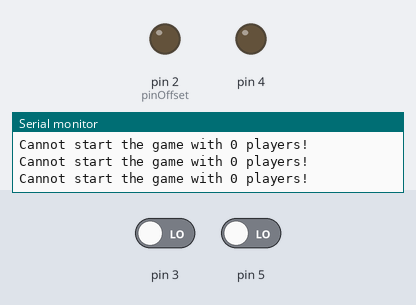
The sketch below on a simulated Arduino Uno, built with avr-gcc and run on an emulated ATmega328P. On the bench: output pins drawn as LEDs (lit = HIGH), the last lines printed to the serial monitor. Dashed ring = blinking. The test bench sets the inputs (shaded band); at power-on: pin 3 LOW, pin 5 LOW.

Above: at 1.4 s.
1.5 s: pin 3 driven HIGH
At 1.63 s:
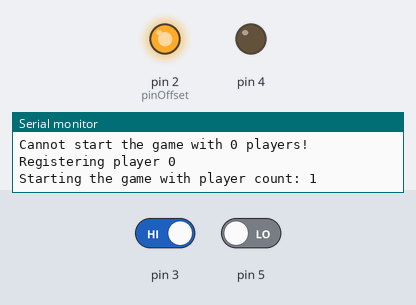
4.5 s: pin 3 driven LOW
At 5.7 s:
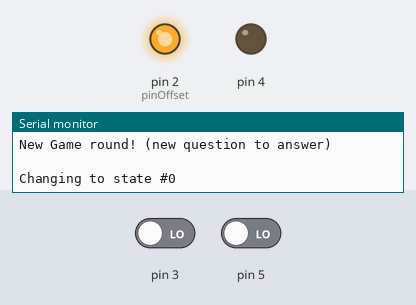
6.0 s: pin 3 driven HIGH and pin 5 driven HIGH
At 6.15 s:
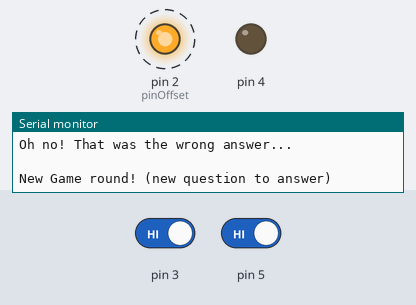
Timing chart, 0 to 13.6 s (numbered marks = the images above; inputs shaded):
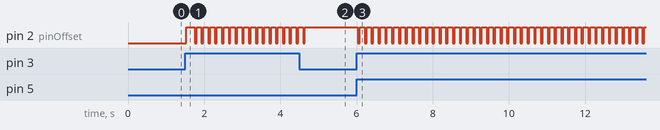

The sketch:

Blink.ino
```cpp
#include "GameManager.h"
#include "UpdateableObject.h"
#include "Arduino.h"
#include "Buzzer.h"

//max number of player is 6 (uses digital pins 2-13, each player need 2 pins)
const int MaxNumberOfPlayers = 2;

Quizzmaster *master = nullptr;
GameManager *GM = nullptr;
Buzzer *buzzer = nullptr;


void setup()
{

    Serial.begin(9600);
    Serial.println(" ");
    Serial.println(F("Performing initial setup......... "));
    Serial.println(" ");
    master = new Quizzmaster(30, 31);
    //buzzer = new Buzzer(13);
    GM = new GameManager(MaxNumberOfPlayers, master);

  GM->Setup();

    Serial.println(" ");
    Serial.println(F("Setup Complete!"));
    Serial.println(" ");
    //Serial.println(" ");

}

void loop()
{
  UpdateableObject::CallUpdates();
  GM->Update();
}
```

Buzzer.cpp
```cpp
#include "Buzzer.h"

Buzzer::Buzzer(uint8_t pin) : IODevice(pin)
{
   pinMode(pin, OUTPUT);
   digitalWrite(pin, LOW);
    Serial.print(F("Registered a Buzzer on pin "));
        Serial.println(pin);
}

void Buzzer::Update()
{
    //Off();
    if (!enabled)
    {
        return;
    }

    if (nextPulse <= millis() && endTime <= millis())
    {
        Flip();
        nextPulse += pulseDelayMS;
        // Serial.println("Buzzer flipping");
        // Serial.println(millis());
        // Serial.println(nextPulse);
    }
}

void Buzzer::Flip()
{
    if(on)
    {
        Off();
    } else
    {
        On();
    }
}

void Buzzer::Off()
{
    digitalWrite(pin, LOW);
    on = false;
}

void Buzzer::On()
{
    digitalWrite(pin, HIGH);
    on = true;
}

void Buzzer::PlayForMS(unsigned long duration)
{
    Enable();
    endTime = millis() + duration;
}
```

Buzzer.h
```cpp
#pragma once
#include "UpdateableObject.h"
#include "IODevice.h"

class Buzzer : public UpdateableObject, IODevice
{
    public:
        Buzzer(uint8_t pinNumber);
        void Update() override;
        void On();
        void Off();
        void Flip();

        //make a sound for a number of miliseconds
        //buzzer is enabled when this functin is called
        void PlayForMS(unsigned long duration);

    private:
        unsigned long nextPulse;
        unsigned long pulseDelayMS = 10;
        unsigned long endTime;
        bool on = false;
};
```

GameManager.cpp
```cpp
#include "GameManager.h"


GameManager::GameManager(int playerCount, Quizzmaster* inMaster)
{
    numberOfPlayers = playerCount;
    master = inMaster;
}

GameManager::GameManager(int playerCount, Quizzmaster* inMaster, Buzzer* inBuzzer)
{
    buzzer = inBuzzer;
    GameManager(playerCount, inMaster);
}

void GameManager::Setup()
{
    //create a pointer for each potential player
    //and store them in the array
    playerArray = new Player*[numberOfPlayers];

        for (int i = 0; i < numberOfPlayers; i++)
        {
            playerArray[i] = new Player(i, playersUsingPullUpResistors);
            playerArray[i]->Enable();
            playerArray[i]->ButtonEnable();
            playerArray[i]->LedOff();
        }

    // state = -1;
    ChangeState(-1);
}

void GameManager::NewRound()
{
        Serial.println(" ");
        Serial.println(F("New Game round! (new question to answer) "));
        Serial.println(" ");
    EnableAllPlayers();

    // state = 0;
    ChangeState(0);
}

void GameManager::EnableAllPlayers()
{
    for (int i = 0; i<numberOfPlayers; i++)
    {
        if (playerArray[i]->active)
        {
            playerArray[i]->Enable();
            playerArray[i]->ButtonEnable();
            playerArray[i]->LedOn();
        }
    }
}

void GameManager::Update()
{
    if          (state == 0)
    {
        WaitingForPlayers();
    } else if   (state == 1)
    {
        WaitingForMaster();
    } else if   (state == -1)
    {
        WaitingForRegistrations();
    }
}

void GameManager::WaitingForPlayers()
{
    //see if any players have pushed their buttons (disabled players will always return false)
    //keep looping until one is pressed
    for (int i = 0; i < numberOfPlayers; i++)
    {
        if (playerArray[i]->ButtonPushed() && playerArray[i]->active)
        {
            AwaitingAnswerFrom(i);
            // state = 1;
            ChangeState(1);
            Serial.println(" ");
            break;
        }
    }
}

void GameManager::AwaitingAnswerFrom(int playerID)
{
    playerAnswering = playerID;
    if(buzzer)
    {
        buzzer->PlayForMS(500);
    }
    DisableAllPlayersLedsExcept(playerAnswering);
    playerArray[playerAnswering]->Blink();
        Serial.println(" ");
        Serial.print(F("Awaiting an answer from player "));
        Serial.println(playerID);
}

void GameManager::DisableAllPlayersLedsExcept(int id)
{
    for ( int i = 0; i < numberOfPlayers; i++)
    {
        if(i != id && playerArray[i]->active)
        {
            playerArray[i]->LedOff();
        }
    }
}

void GameManager::WaitingForMaster()
{
    if (master->No())
    {
            //Serial.println(" ");
            Serial.println(F("Oh no! That was the wrong answer... "));
        playerArray[playerAnswering]->Disable();
        playerArray[playerAnswering]->LedOff();
        ReopenRound();
    } else if (master->Yes())
    {
            Serial.println(F("Correct answer given. Well Done!"));
        NewRound();
    }
}

void GameManager::WaitingForRegistrations()
{
    for ( int i = 0; i < numberOfPlayers; i++)
    {
    //     Serial.print(F("polling player "));
    //     Serial.println(playerArray[i]->name);
        if (playerArray[i]->ButtonPushed())
        {
            Serial.print(F("Registering player "));
            playerArray[i]->active = true;
            playerArray[i]->LedOn();
            playerArray[i]->ButtonDisable();
            Serial.println(i);
        }
    }

    if (master->Yes())
    {
        int activePlayerCount = 0;

        for (int i = 0; i < numberOfPlayers; i++)
        {
            if ( playerArray[i]->active )
            {
                activePlayerCount++;
            }
        }

        if (activePlayerCount == 0)
        {
            Serial.println(F("Cannot start the game with 0 players!"));
            return;
        }
        Serial.print(F("Starting the game with player count: "));
        Serial.println(activePlayerCount);

        //progress to the game state!
        NewRound();
    }
}

void GameManager::ReopenRound()
{
    if(NoActivePlayersRemaining())
    {
        NewRound();
    } else {
        EnableActivePlayersLeds();
        // state = 0;
        ChangeState(0);
            Serial.println(" ");
            Serial.println(F("Reopening round for remaining players "));
            Serial.println(" ");
    }
}

bool GameManager::NoActivePlayersRemaining()
{
    for ( int i = 0; i < numberOfPlayers; i++)
    {
        if ( playerArray[i]->IsEnabled() && playerArray[i]->active )
        {
            return false;
        }
    }
    return true;
}

void GameManager::EnableActivePlayersLeds()
{
    for (int i = 0; i < numberOfPlayers; i++)
    {
        if ( playerArray[i]->IsEnabled() && playerArray[i]->active )
        {
            playerArray[i]->LedOn();
        }
    }
}

void GameManager::ChangeState(int newState)
{
    Serial.print(F("Changing to state #"));
    Serial.println(newState);
    state = newState;
}
```

GameManager.h
```cpp
#pragma once
#include "Player.h"
#include "Quizzmaster.h"
#include "LinkedList.h"
#include "Buzzer.h"

class GameManager
{
    public:
        GameManager(int playerCount, Quizzmaster* master);
        GameManager(int playerCoutn, Quizzmaster* master, Buzzer* buzzer);

        //Run once in Main::Setup -> will be expanded with functionality:
        // - ability to dynamically register players
        void Setup();

        //Runs every Update loop from Main, contains the main logic of the class
        void Update();

        //Launch state 0 with no lockouts
        //Enables all players
        void NewRound();

    protected:
        //
        int numberOfPlayers;
        //holds an entry for each possible player
        Player * * playerArray = nullptr;

        const static bool playersUsingPullUpResistors = false;
        Quizzmaster * master = nullptr;
        Buzzer * buzzer = nullptr;
        //list of pointer to the the player that registerd
        //(the ones that are actually playing)
        LinkedList<Player> playerList;

        // state -1 = waiting for players to hit their buttons to be registered
        // state 0  = waiting for people to buzz (some may be disabled)
        // state 1  = waiting for quizzmaster to respond
        int state;
        void ChangeState(int newState);

        //Loop for setup, waits for players to push their buttons to join the game
        void WaitingForRegistrations();

        //Loop after question has been asked, waiting for players to hit the buttons
        void WaitingForPlayers();

        void AwaitingAnswerFrom(int playerID);

        //Holds the value of the player who hit thier button
        //Used to lock them out if they get the answer wrong
        int playerAnswering;

        //Loop when the question has been answered and awaiting the master's verdict
        void WaitingForMaster();


        //Lock the round (while an answer is being given)
        void LockRound();

        //Lock out a player for the round
        void LockOutPlayer(int playerNumber);

        //Reopen the question (same round)
        void ReopenRound();

        void EnableAllPlayers();
        void DisableAllPlayersLedsExcept(int id);

        //Check if all the players have been disabled this round
        //(to avoid waiting for an answer when onbody can answer)
        bool NoActivePlayersRemaining();

        void EnableActivePlayersLeds();
};
```

IODevice.cpp
```cpp
#include "IODevice.h"

void IODevice::Enable()
{
    enabled = true;
}

void IODevice::Disable()
{
    enabled = false;
}

IODevice::IODevice(uint8_t p)
{
    pin = p;
}
```

IODevice.h
```cpp
#pragma once
#include <Arduino.h>

class IODevice
{
protected:
    uint8_t pin;
    bool enabled = true;
public:
    // virtual void Update();
    IODevice(uint8_t pinNumber);
    IODevice() {};
    void Enable();
    void Disable();
};
```

Led.cpp
```cpp
#include "Led.h"

Led::Led(uint8_t p)  : IODevice(p)
{
    pinMode(pin, OUTPUT);
    Serial.print(F("Registered an LED on pin "));
        Serial.println(p);
    TurnOff();

}

void Led::Update()
{
    if (!enabled)
    {
        TurnOff();
        StopBlink();
        return;
        //Serial.println("Turning off an led... v");
    }
    if(blinking)
    {
        if (nextBlinkChange <= millis())
        {
            Flip();
            nextBlinkChange += blinkDelay;
        }
    }
}

void Led::TurnOn()
{
    digitalWrite(pin, HIGH);
    output = true;
}

void Led::TurnOff()
{
    digitalWrite(pin, LOW);
    output = false;
}

void Led::Flip()
{
    // Serial.println(F("Flipping LED"));
    if(output)
    {
        TurnOff();
    } else
    {
        TurnOn();
    }
}

void Led::On()
{
    TurnOn();
}

void Led::Off()
{
    TurnOff();
}

void Led::Blink(int d, bool startOn)
{
    blinkDelay = d;

    enabled = true;

    if (!blinking)
    {
        if (startOn)
        {
            TurnOn();
        } else
        {
            TurnOff();
        }
    }

    nextBlinkChange = d + millis();
    blinking = true;

    // Serial.print("Set blinking to true      ");
    // Serial.println(d);
}

void Led::StopBlink()
{
    blinking = false;
}
```

Led.h
```cpp
#pragma once
#include "IODevice.h"
#include "UpdateableObject.h"

class Led: public IODevice, public UpdateableObject
{
    public:
        Led(uint8_t pinNumber);
        void Update() override;
        void On();
        void Off();
        void Blink(int delayMS, bool startOn = true);
        void StopBlink();

    protected:
        void TurnOn();
        void TurnOff();
        void Flip();
        bool output;
        bool blinking = false;
        int blinkDelay;
        unsigned long nextBlinkChange;
};
```

LinkedList.h
```cpp
#pragma once
#include "Node.h"
#include <HardwareSerial.h>

template <typename T> class LinkedList
{
    public:
        LinkedList();
        //Add an item to the start of the list
        void Push(T * pNewItem);
        //Add an item to the end of the list
        void Append(T * pNewItem);
        void Remove(T * pNewItem);
        Node<T> Get(int item);
        T GetData(int item);
        //Returns the number of items in the list
        int Count();
        //Not Yet Tested!
        void Clear();

    protected:
        Node<T> *pHead; // A Pointer to the first node in the list
        Node<T> *pTail; // A Pointer to the last node in the list
        Node<T> *index; // A Pointer to help iterate through the lsit
        int length = 0;
};

template <typename T>
LinkedList<T>::LinkedList()
{
    pHead = nullptr;
    pTail = nullptr;
    length = 0;
}

template <typename T>
void LinkedList<T>::Append(T* pNewItem)
{
    //Serial.println("adding something to a LinkedList");
    if (length == 0)
    {
        pHead = new Node<T>(pNewItem);
        pTail = pHead;
    } else
    {
        Node<T> * pNewNode = new Node<T>(pNewItem);
        pNewNode->pNextNode = nullptr;
        pTail->pNextNode = pNewNode;
        pTail = pNewNode;
    }
    length++;
}

template <typename T>
int LinkedList<T>::Count()
{
    return length;
}

template <typename T>
Node<T> LinkedList<T>::Get(int index)
{
    if (index > Count())
    {
        Serial.println(F("LinkedList::Get is out of bounds"));
        return Node<T>(nullptr);
    }
    Node<T> * node = pHead;

    int j = 0;

    for (int i = 0; i < index; i++)
    {
        node = node->pNextNode;
        j++;
    }

    // Serial.print("Returning node number: ");
    // Serial.println(j);

    return *node;
}

template <typename T>
T LinkedList<T>::GetData(int index)
{
    return *Get(index).DataPtr;
}

template <typename T>
void LinkedList<T>::Clear()
{
    if ( length == 0 )
    {
        return;
    }

    Node<T> * next;
    int count = Count();
    for (int i = 0; i < count; i++)
    {
        next = pHead->pNextNode;
        delete pHead;
        pHead = next;
        length --;
    }

    pHead = nullptr;
    pTail = nullptr;
}
```

MomentaryButton.cpp
```cpp
#include "MomentaryButton.h"

MomentaryButton::MomentaryButton(uint8_t p, bool pull) : IODevice(p)
{
    if(pull)
    {
        pinMode(p, INPUT_PULLUP);
    } else {
        pinMode(p, INPUT);
    }

    pullUp = pull;
    Serial.print(F("Registered a button on pin "));
        Serial.println(p);
}

void MomentaryButton::Update()
{
    // Serial.println(F("Updating a button "));
    if ( IsPressed() != wasPressedLast )
    {
        if ( IsPressed() )
        {
        //    Serial.println(F("button pressed down      "));
            pressed = true;
        } else
        {
            // Serial.println(F("      button released      "));
            pressed = false;
        }
    }
    wasPressedLast = IsPressed();
}

bool MomentaryButton::IsPressed()
{
    if (
        ( digitalRead(pin) == LOW  &&  pullUp ) ||
        ( digitalRead(pin) == HIGH && !pullUp )
        )
    {
        return true;
    }
    return false;
}
```

MomentaryButton.h
```cpp
#pragma once
#include "UpdateableObject.h"
#include "IODevice.h"

class MomentaryButton: public IODevice, public  UpdateableObject
{
    public:
        MomentaryButton(uint8_t pinNumber, bool pullUp = false);
        void Update();
        bool pressed = false;
    private:
        bool IsPressed();
        bool wasPressedLast;
        bool pullUp = false;
        int debouceTimeMS = 100;
};
```

Node.h
```cpp
#pragma once

template <typename T> class Node
{
    public:
        bool EndOfList();

        T * DataPtr();
        Node(T * data);
        ~Node() {}

        Node * pNextNode = nullptr;

    protected:
        T * pData; // A pointer to the data of the Node
};

template <typename T>
bool Node<T>::EndOfList()
{
    if (pNextNode == nullptr)
    {
        return true;
    }
    return false;
}

template <typename T>
T * Node<T>::DataPtr()
{
    return pData;
}

template <typename T>
Node<T>::Node(T * data)
{
    pData = data;
    pNextNode = nullptr;
}
```

Player.cpp
```cpp
#include "Player.h"

//Defautl const fro allocating array sizes... xxxx
Player::Player(){}

//player IDs starting from index in const pin offset
Player::Player(int pid, bool iPullUp)
{
    id = pid;
    pullUp = iPullUp;
    led = new Led(pid * 2 + pinOffset);
    button = new MomentaryButton(pid * 2 + 1 + pinOffset, pullUp);
    name = id;
}

void Player::Enable()
{
    enabled = true;
    led->Enable();
    button->Enable();
}

void Player::Disable()
{
    enabled = false;
    led->Disable();
    led->StopBlink();
    led->Off();
    button->Disable();
}


bool Player::ButtonPushed()
{
    if (!enabled || !buttonEnabled)
    {
        return false;
    }

    return button->pressed;
}

void Player::Blink()
{
    if (enabled)
    {
        led->Blink(ledBlinkTimeMS, true);
    }
}

void Player::LedOn()
{
    led->Enable();
    led->On();
    led->StopBlink();
}

void Player::LedOff()
{
    led->Off();
    led->Disable();
    led->StopBlink();
}

bool Player::IsEnabled()
{
    return enabled;
}

void Player::ButtonDisable()
{
    buttonEnabled = false;
}
void Player::ButtonEnable()
{
    buttonEnabled = true;
}
```

Player.h
```cpp
#pragma once
#include "Led.h"
#include "MomentaryButton.h"

class Player
{
    public:
        Player();
        Player(int playerID, bool pullUp);
        int id;
        bool ButtonPushed();
        bool IsEnabled();
        void Enable();
        void Disable();
        void Blink();
        void LedOn();
        void LedOff();
        void ButtonDisable();
        void ButtonEnable();
        String name;
        //flag for registering players at the start of the game;
        bool active = false;

    protected:
        Led *led = nullptr;
        int ledBlinkTimeMS = 250;
        MomentaryButton *button = nullptr;

        //not using the first 2 as can't bebug over USB
        const int pinOffset = 2;
        bool enabled = false;
        bool pullUp;
        bool buttonEnabled = true;
};
```

Quizzmaster.cpp
```cpp
#include "Quizzmaster.h"

Quizzmaster::Quizzmaster(uint8_t y, uint8_t n)
{
    // Serial.println("Creating the Quizzmaster");
    //Serial.println(" ");
    buttonYes = new MomentaryButton(y, true);
    buttonNo = new MomentaryButton(n, true);
}

bool Quizzmaster::No()
{
    return buttonNo->pressed;
}

bool Quizzmaster::Yes()
{
    return buttonYes->pressed;
}
```

Quizzmaster.h
```cpp
#pragma once
#include "Led.h"
#include "MomentaryButton.h"

class Quizzmaster
{
    public:
        Quizzmaster(uint8_t APortYes, uint8_t APortNo);
        bool Yes();
        bool No();

    protected:
        MomentaryButton *buttonYes = nullptr;
        MomentaryButton *buttonNo = nullptr;
};
```

Source omitted: UpdateableObject.cpp (1101 bytes), UpdateableObject.h (384 bytes)

Measured:
- after the input at 1.5 s, pin 2 (pinOffset): LOW → HIGH at once, then repeats every 0.18 s: LOW 0.05 s, HIGH 0.13 s
- after the input at 4.5 s, pin 2 (pinOffset): goes on until 4.6 s, then stays HIGH
- after the input at 6.0 s, pin 2 (pinOffset): alternates HIGH for 0.13 s and LOW for 0.05 s, starting at once
